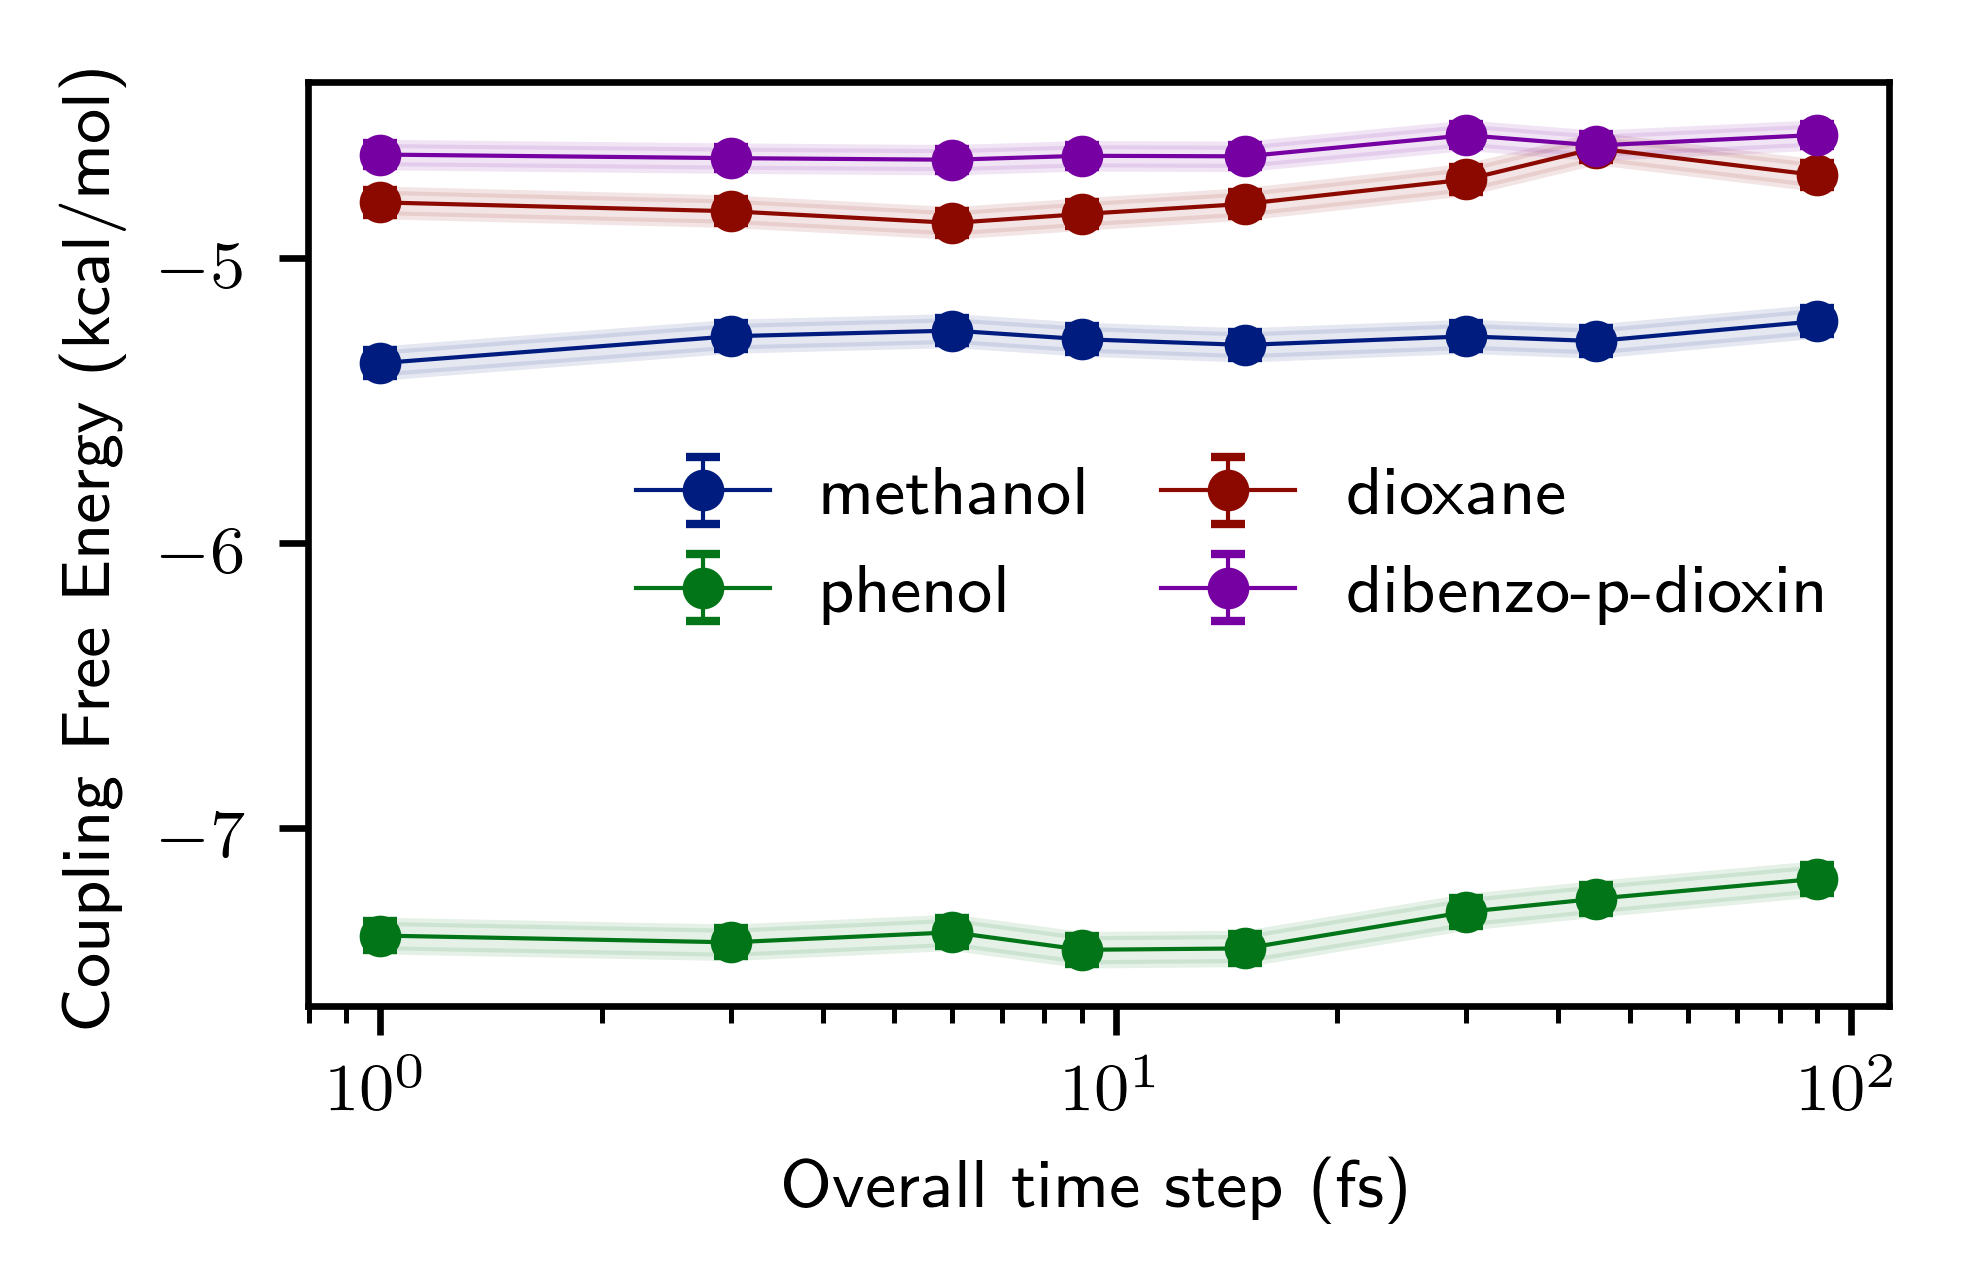

Source code (Python):
import numpy as np
import pandas as pd
import matplotlib.pyplot as plt
import matplotlib._color_data as mcd

import figstyle

fig, axis = plt.subplots(1, 1, figsize=(3.4, 2))
fig.subplots_adjust(hspace=0.3)

timesteps = [1, 3, 6, 9, 15, 30, 45, 90]

n = len(timesteps)

solutes = ['methanol', 'phenol', 'dioxane', 'dibenzo-p-dioxin']
models = ['gaff', 'gaff', 'gaff', 'gaff']
for solute, model in zip(solutes, models):
	F_coul = np.empty(n)
	dF_coul = np.empty(n)

	for i in range(n):
	    dt = timesteps[i]
	    label = f'{dt} fs'
	    data = pd.read_csv(f'{solute}/{model}_{solute}_coul_free_energies_{dt:02d}fs.csv')
	    F_coul[i] = data['F'].values[-1]
	    dF_coul[i] = data['dF'].values[-1]

	p = axis.errorbar(timesteps, F_coul, 1.96*dF_coul, marker='o', linestyle='-', label=solute)
	axis.fill_between(timesteps, F_coul-1.96*dF_coul, F_coul+1.96*dF_coul, alpha=0.1, color=p[0].get_color())

	axis.set_xlabel('Overall time step (fs)')
	axis.set_ylabel('Coupling Free Energy (kcal/mol)')
	axis.set_xscale('log')

axis.legend(ncol=2)
plt.savefig('all_molecules_coul_free_energies')

plt.show()
